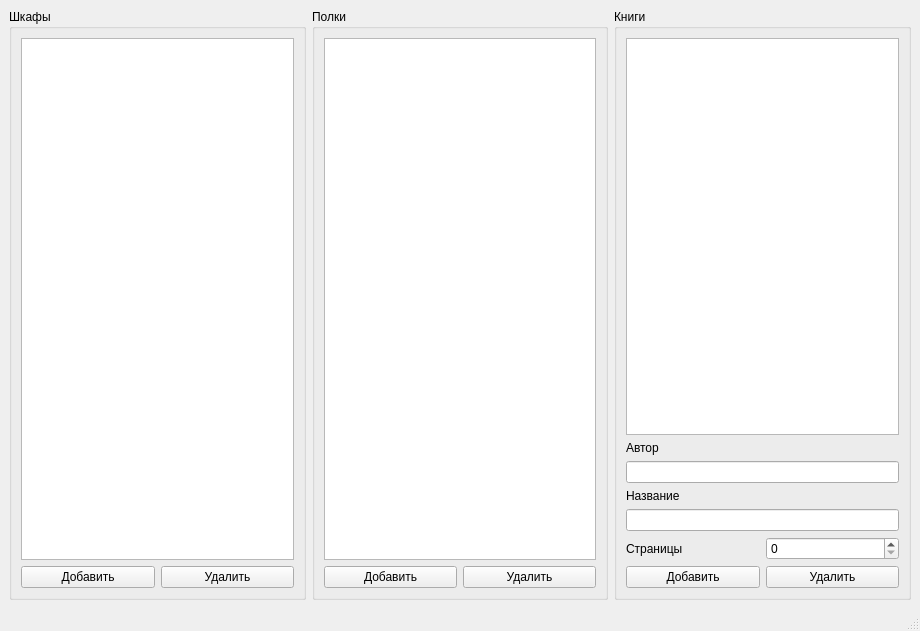
<?xml version="1.0" encoding="UTF-8"?>
<ui version="4.0">
 <class>MainWindow</class>
 <widget class="QMainWindow" name="MainWindow">
  <property name="geometry">
   <rect>
    <x>0</x>
    <y>0</y>
    <width>920</width>
    <height>631</height>
   </rect>
  </property>
  <property name="windowTitle">
   <string>Библиотека</string>
  </property>
  <widget class="QWidget" name="centralwidget">
   <layout class="QHBoxLayout" name="horizontalLayout_2">
    <item>
     <layout class="QHBoxLayout" name="horizontalLayout">
      <item>
       <layout class="QVBoxLayout" name="verticalLayout_3">
        <item>
         <widget class="QGroupBox" name="groupBox_BShelfs">
          <property name="title">
           <string>Шкафы</string>
          </property>
          <layout class="QVBoxLayout" name="verticalLayout_4">
           <item>
            <widget class="QListWidget" name="listWidget_BShelfs"/>
           </item>
           <item>
            <layout class="QHBoxLayout" name="horizontalLayout_3">
             <item>
              <widget class="QPushButton" name="pushButton_addBookShelf">
               <property name="text">
                <string>Добавить</string>
               </property>
              </widget>
             </item>
             <item>
              <widget class="QPushButton" name="pushButton_delBookShelf">
               <property name="text">
                <string>Удалить</string>
               </property>
              </widget>
             </item>
            </layout>
           </item>
          </layout>
         </widget>
        </item>
       </layout>
      </item>
      <item>
       <layout class="QVBoxLayout" name="verticalLayout_2">
        <item>
         <widget class="QGroupBox" name="groupBox_shelfs">
          <property name="title">
           <string>Полки</string>
          </property>
          <layout class="QVBoxLayout" name="verticalLayout_5">
           <item>
            <widget class="QListWidget" name="listWidget_shelfs"/>
           </item>
           <item>
            <layout class="QHBoxLayout" name="horizontalLayout_4">
             <item>
              <widget class="QPushButton" name="pushButton_addShelf">
               <property name="text">
                <string>Добавить</string>
               </property>
              </widget>
             </item>
             <item>
              <widget class="QPushButton" name="pushButton_delShelf">
               <property name="text">
                <string>Удалить</string>
               </property>
              </widget>
             </item>
            </layout>
           </item>
          </layout>
         </widget>
        </item>
       </layout>
      </item>
      <item>
       <layout class="QVBoxLayout" name="verticalLayout">
        <item>
         <widget class="QGroupBox" name="groupBox_books">
          <property name="title">
           <string>Книги</string>
          </property>
          <layout class="QVBoxLayout" name="verticalLayout_6">
           <item>
            <widget class="QListWidget" name="listWidget_books"/>
           </item>
           <item>
            <layout class="QHBoxLayout" name="horizontalLayout_6"/>
           </item>
           <item>
            <widget class="QLabel" name="label">
             <property name="text">
              <string>Автор</string>
             </property>
            </widget>
           </item>
           <item>
            <widget class="QLineEdit" name="lineEdit_author"/>
           </item>
           <item>
            <widget class="QLabel" name="label_2">
             <property name="text">
              <string>Название</string>
             </property>
            </widget>
           </item>
           <item>
            <widget class="QLineEdit" name="lineEdit_name"/>
           </item>
           <item>
            <layout class="QHBoxLayout" name="horizontalLayout_5">
             <item>
              <widget class="QLabel" name="label_">
               <property name="text">
                <string>Страницы</string>
               </property>
              </widget>
             </item>
             <item>
              <widget class="QSpinBox" name="spinBox_Pages"/>
             </item>
            </layout>
           </item>
           <item>
            <layout class="QHBoxLayout" name="horizontalLayout_7">
             <item>
              <widget class="QPushButton" name="pushButton_addBook">
               <property name="text">
                <string>Добавить</string>
               </property>
              </widget>
             </item>
             <item>
              <widget class="QPushButton" name="pushButton_delBook">
               <property name="text">
                <string>Удалить</string>
               </property>
              </widget>
             </item>
            </layout>
           </item>
          </layout>
         </widget>
        </item>
       </layout>
      </item>
     </layout>
    </item>
   </layout>
  </widget>
  <widget class="QMenuBar" name="menubar">
   <property name="geometry">
    <rect>
     <x>0</x>
     <y>0</y>
     <width>920</width>
     <height>21</height>
    </rect>
   </property>
  </widget>
  <widget class="QStatusBar" name="statusbar"/>
 </widget>
 <resources/>
 <connections/>
</ui>
